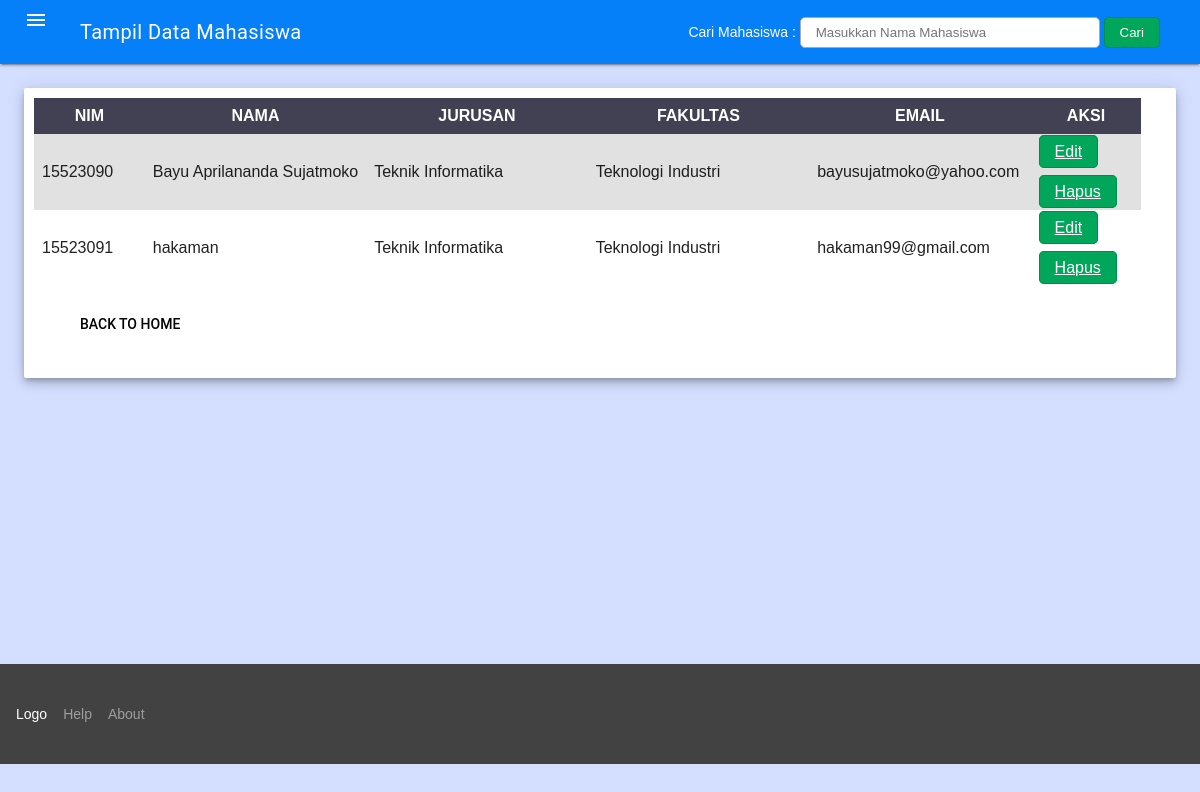
The page /tampil_mhs.php (signed in) on the database its author committed.
### tables this page shows
CREATE TABLE `mahasiswa` (
  `nim` varchar(15) NOT NULL,
  `img` varchar(255) NOT NULL,
  `nama` varchar(50) NOT NULL,
  `jurusan` varchar(50) NOT NULL,
  `fakultas` varchar(50) NOT NULL,
  `email` varchar(50) NOT NULL,
  `username` varchar(25) NOT NULL,
  `password` varchar(255) NOT NULL,
  `level` int(2) NOT NULL,
  `id_admin` int(15) NOT NULL
);

### tampil_mhs.php (the view, shortened to what this page needs)
<!DOCTYPE html PUBLIC "-//W3C//DTD XHTML 1.0 Transitional//EN" "http://www.w3.org/TR/xhtml1/DTD/xhtml1-transitional.dtd">
<html xmlns="http://www.w3.org/1999/xhtml">
<head>
<link rel="stylesheet" href="https://code.getmdl.io/1.2.1/material.indigo-pink.min.css">
<link rel="stylesheet" type="text/css" href="material.min.css"/>
<link rel="stylesheet" type="text/css" href="css/style.css">
  <link rel="stylesheet" type="text/css" href="css/slide.css">
</head>
<body bgcolor="#D4DFFF">
	<div class="mdl-layout mdl-js-layout mdl-layout--fixed-header">
    	<header class="mdl-layout__header" style="background-color:#0680F9">
        	<div class="mdl-layout__header-row">
            	<span class="mdl-layout-title">Tampil Data Mahasiswa</span>
                <form action="cari_mhs.php" method="post">
                    <label>Cari Mahasiswa : </label>
                    <input style="width: 300px" type="text" name="nama" placeholder="Masukkan Nama Mahasiswa">
                    <input id="btn-submit" type="submit" name="submit" value="Cari">
                </form>
            </div>
        </header>
        	<main class="mdl-layout__content" style="height:wrap">
            	<div class="page-content" style="min-height: 75vh">
                	<div class="mdl-grid">
                    	<div class="mdl-cell mdl-cell--12-col"><div class="demo-updates mdl-card mdl-shadow--6dp mdl-cell mdl-cell--4-col mdl-cell--4-col-tablet mdl-cell--12-col-desktop">
                        <div style="margin:10px">
                        <table>
                        <tr>
                        <th width="10%">NIM</th>
                        <th width="20%">NAMA</th>
                        <th width="20%">JURUSAN</th>
                        <th width="20%">FAKULTAS</th>
                        <th width="20%">EMAIL</th>
                        <th width="10%">AKSI</th>
                        </tr>
                            <?php
                                $query = mysql_query("SELECT * from mahasiswa");
                                while($record = mysql_fetch_array($query)) {
                            ?>
                            <tr>
                                <td><?php echo $record['nim'];?></td>
                                <td><?php echo $record['nama'];?></td>
                                <td><?php echo $record['jurusan'];?></td>
                                <td><?php echo $record['fakultas'];?></td>
                                <td><?php echo $record['email'];?></td>
                                <td>
                                    <a id="btn-submit" href="edit_mhs.php?nim=<?php echo $record['nim']; ?>">Edit</a><br><br>
                                    <a id="btn-submit" href="delete_mhs.php?nim=<?php echo $record['nim']; ?> " onclick="return klikHapus();">Hapus</a>
                                </td>
                            </tr>
                                <?php } ?>
                            </table>
                            <br />
                             <a href="index_admin.php"><button class="mdl-button mdl-js-button mdl-js-ripple-effect" style="margin-left:30px; margin-bottom:10px">Back to Home</button></a>
                        </div>
                        </div>
                        </div>
                    </div>
                </div>
                <div style="height: wrap">
          <footer class="mdl-mini-footer">
            <div class="mdl-mini-footer--center-section">
                <div align="center" class="mdl-logo">Logo</div>
                <ul class="mdl-mini-footer--link-list">
                    <li><a href="#">Help</a></li>
                    <li><a href="#">About</a></li>
                </ul>
            </div>
          </footer>
          </div>
            </main>
    </div>
</body>
</html>

### css/style.css (style rules this page uses)
* { box-sizing: border-box; }
html, body { margin: 0; font-family: Arial; }
#btn-submit { padding: 7px 15px; background: #00a65a; border-radius: 5px; border: 1px solid #008d4c; color: #fff; }
table { border-collapse: collapse; }
td { text-align: left; padding: 8px; }
tr:nth-child(even) { background-color: rgb(225,225,225); }
th { text-align: center; padding: 8px; background-color: #424153; color: white; }
form label { width: 150px; padding-top: 7px; }
form input { display: inline-block; overflow: hidden; padding: 7px 15px; border-radius: 5px; border: 1px solid #aaa; }
footer { text-align: center; background: #4256f4; color: white; }

### css/slide.css (style rules this page uses)
* { box-sizing:border-box }

### rows shown on the page
mahasiswa: nim "15523090", nama "Bayu Aprilananda Sujatmoko", jurusan "Teknik Informatika", fakultas "Teknologi Industri", email "bayusujatmoko@yahoo.com"
mahasiswa: nim "15523091", nama "hakaman", jurusan "Teknik Informatika", fakultas "Teknologi Industri", email "hakaman99@gmail.com"
